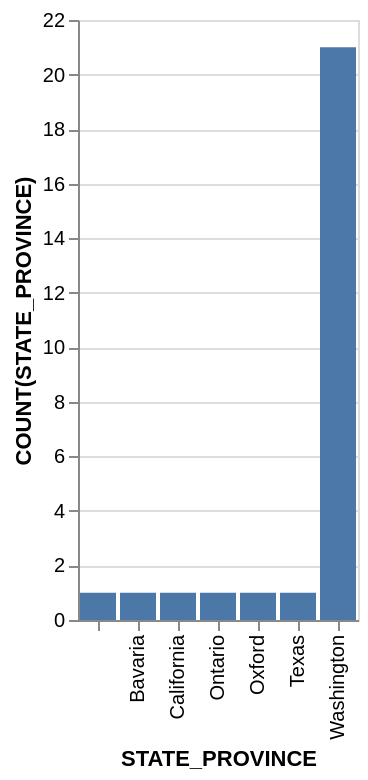

Express this chart as Vega-Lite.
### Vega-Lite specification from a JSON file in a GitHub repository (floating-point values rounded to 4 significant figures)
{"data": {"values": [{"x_data": "", "y_data": 1}, {"x_data": "Bavaria", "y_data": 1}, {"x_data": "California", "y_data": 1}, {"x_data": "Ontario", "y_data": 1}, {"x_data": "Oxford", "y_data": 1}, {"x_data": "Texas", "y_data": 1}, {"x_data": "Washington", "y_data": 21}]}, "mark": "bar", "encoding": {"x": {"field": "x_data", "type": "nominal", "title": "STATE_PROVINCE", "sort": {"op": "sum", "field": "y_data", "order": "ascending"}}, "y": {"field": "y_data", "type": "quantitative", "title": "COUNT(STATE_PROVINCE)"}}}
